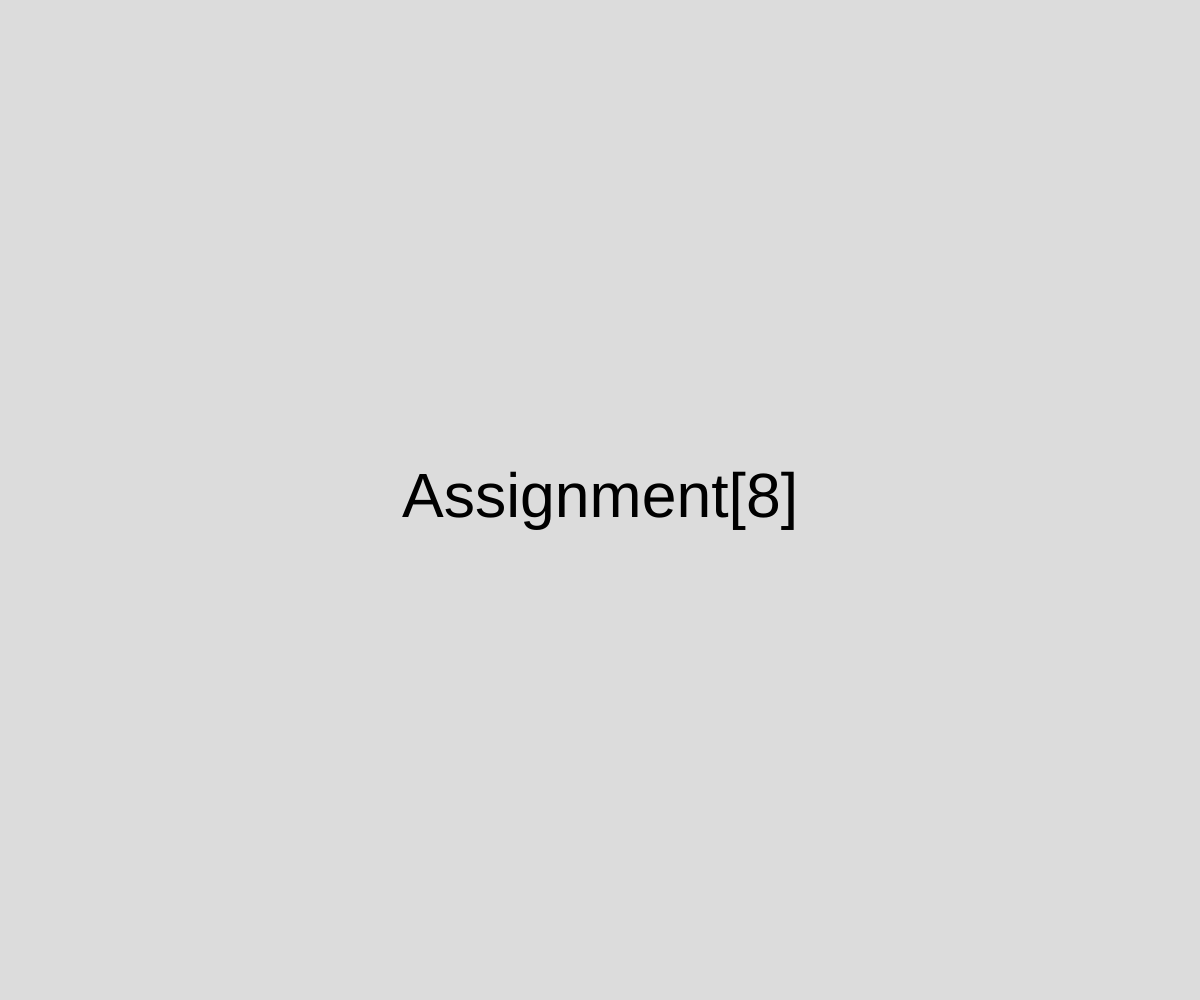
Frame 1 (no input)
Frame 60 (no input): identical to frame 1, image omitted
Frame 120 (the mouse pressed at the canvas centre since frame 60): identical to frame 1, image omitted

The p5.js sketch that drew this single still picture (run headless with seeded random() and noise() and a simulated clock; from frame 60 on, the mouse is pressed at the canvas centre):

// p5.js sketch
// ── sketch.js
function setup() {
  // Create a canvas as big as the container window
  createCanvas(windowWidth, windowHeight);
  textAlign(CENTER, CENTER);
}

function draw() {
  background(220);
  textSize(height / 16);
  text("Assignment[8]", width / 2, height / 2);
}

// This function is called any time the window is resized
function windowResized() {
  // Change the canvas size to fit the window
  resizeCanvas(windowWidth, windowHeight);
}
